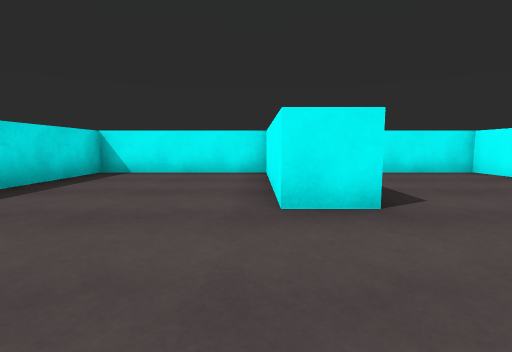
[1] (above)

21 first-person views from a walk through a scene from a Unity 3-D project. The camera is 0.62 m above the floor, tilts 6° down and sees 85° across. The floor is counted in squares, 1 m on a side. Each view is taken from the middle of a square. On the plan, view 1 faces up. The plan holds only what a view shows up to about 9 squares ahead; the rest is blank. The place goes on beyond the plan.

[2]
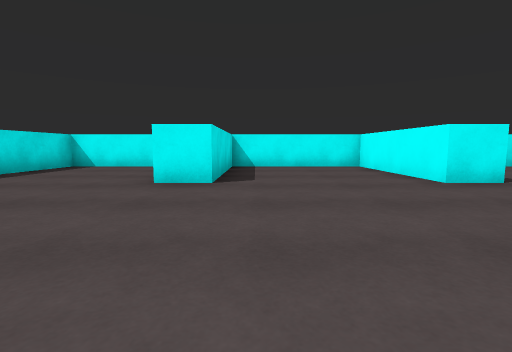

[3]
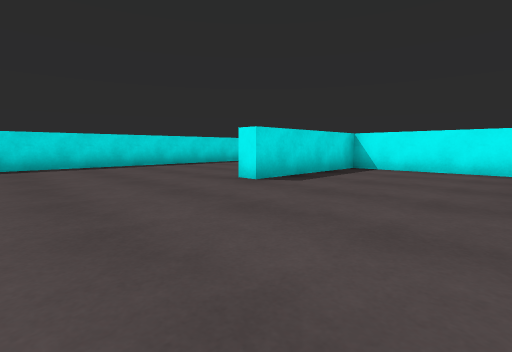

[4]
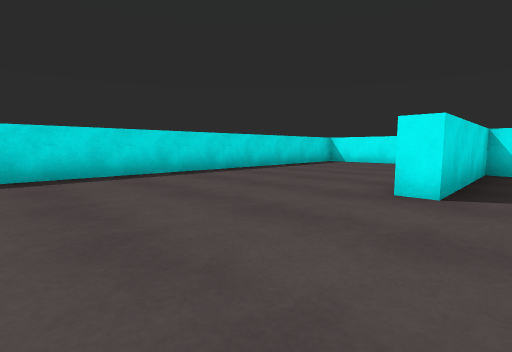

[5]
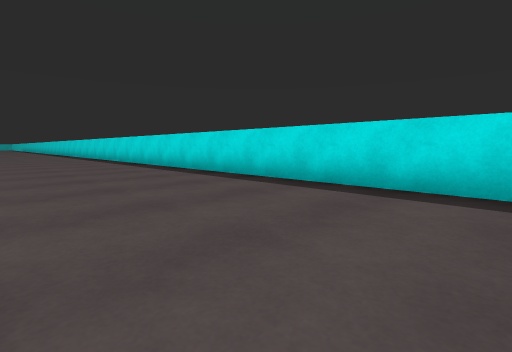

[6]
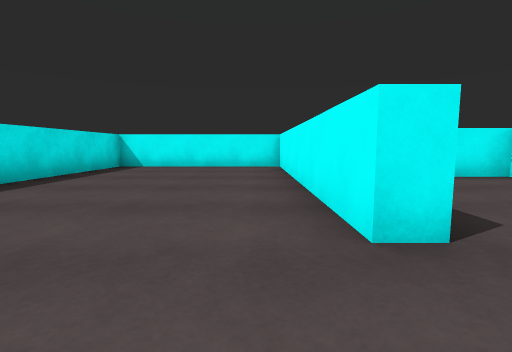

[7]
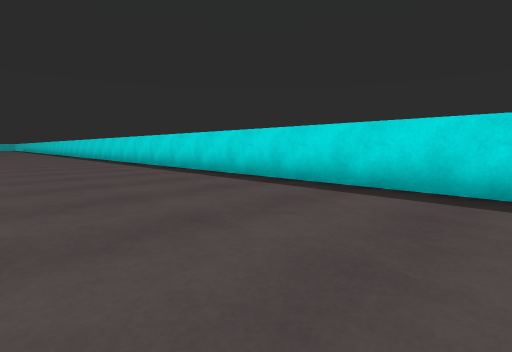

[8]
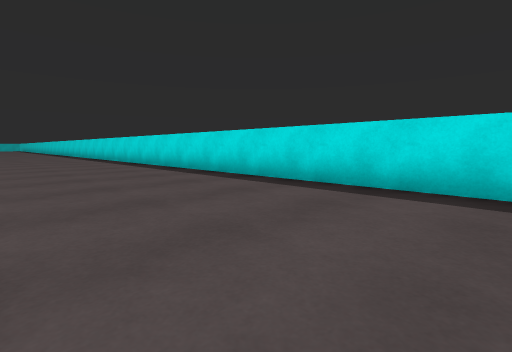

[9]
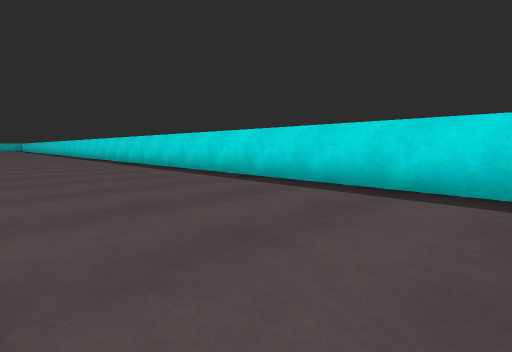

[10]
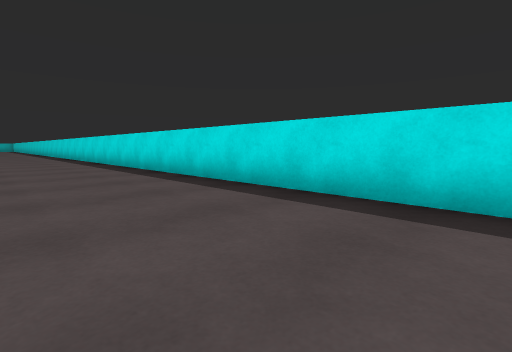

[11]
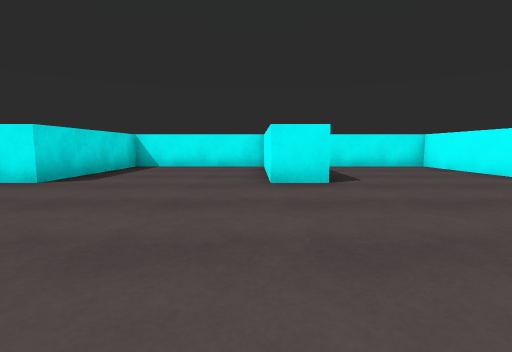

[12]
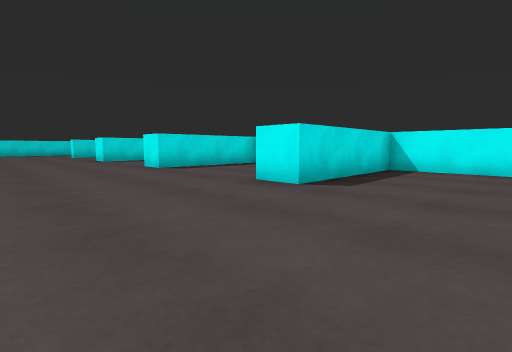

[13]
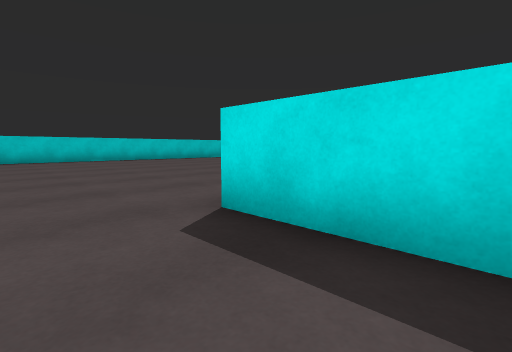

[14]
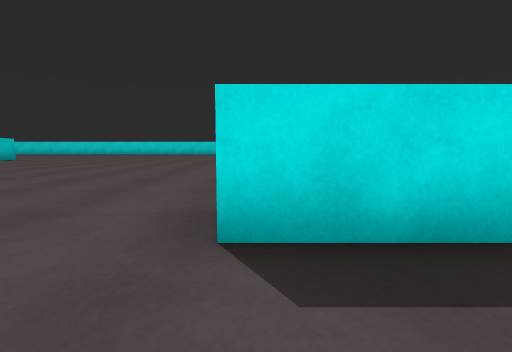

[15]
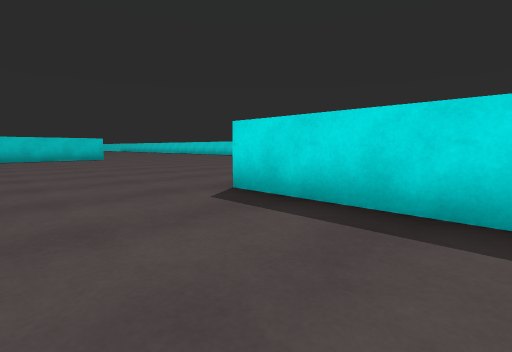

[16]
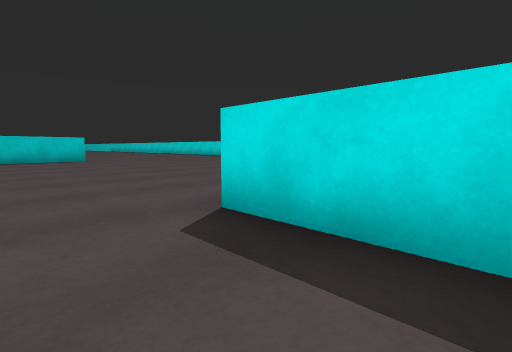

[17]
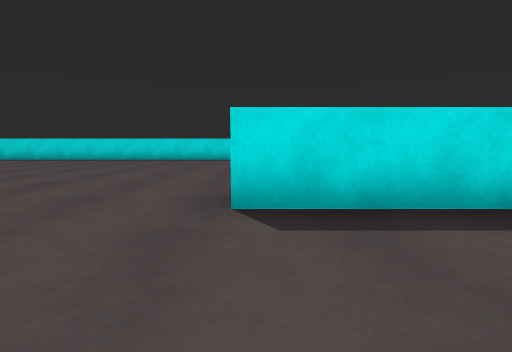

[18]
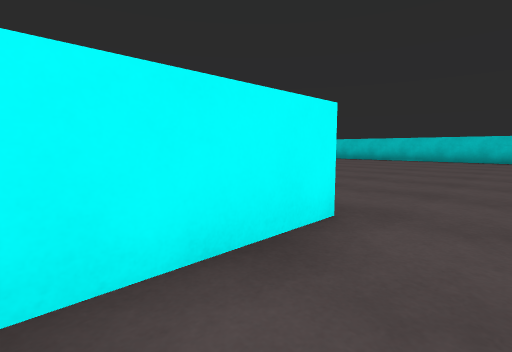

[19]
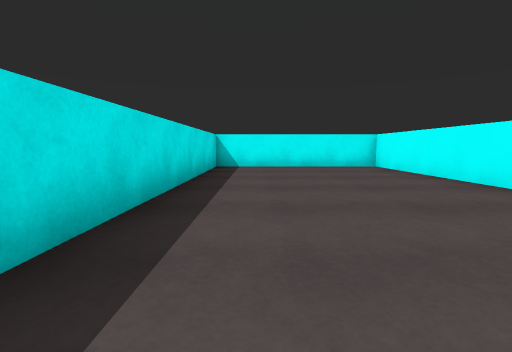

[20]
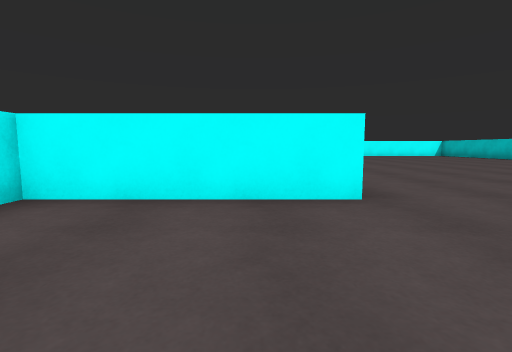

[21]
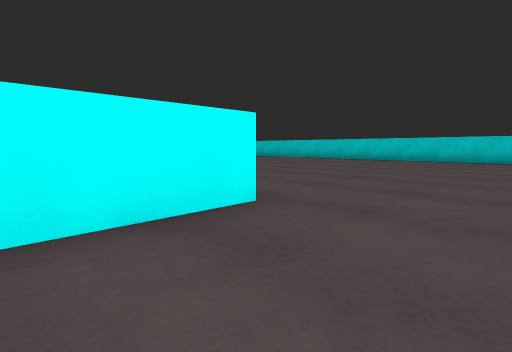

### Floor plan
Points are (right, up) in squares from view 1. A wall is a line through its corners. A room is listed if a view was taken in it or the views show most of it. See-through windows are left out.
Room 1 (views 1, 2, 3, 4, 5, 6, 7, 8, 9, 10, 11, 12, 13, 14, 15, 16, 17, 18, 19, 20, 21)
walls: (-4.6, 6.8) (-8.7, 6.8) (-8.7, 2.8) (-9.2, 2.8) (-9.2, 9.7) (-14.3, 9.7) (-14.3, -24.5); (10.3, 5.9) (10.3, 6.8) (6.2, 6.8) (6.2, 2.8) (5.2, 2.8) (5.2, 6.8) (1.3, 6.8) (1.3, 2.8) (0.2, 2.8) (0.2, 6.8) (-3.8, 6.8) (-3.8, 2.8) (-4.8, 2.8)

Where each view was taken, in squares from view 1:
view 1: 0 up, 0 right, facing up
view 2: 2 down, 3 left, facing up
view 3: 1 down, 5 left, facing up-left
view 4: 1 down, 8 left, facing up-left
view 5: 1 up, 10 left, facing down-left
view 6: 1 up, 10 left, facing up
view 7: 4 down, 10 left, facing down-left
view 8: 10 down, 10 left, facing down-left
view 9: 13 down, 10 left, facing down-left
view 10: 15 down, 11 left, facing down-left
view 11: 2 down, 5 right, facing up
view 12: 1 down, 9 right, facing up-left
view 13: 5 up, 8 right, facing down-left
view 14: 3 up, 8 right, facing left
view 15: 6 up, 1 left, facing down-left
view 16: 5 up, 2 left, facing down-left
view 17: 3 up, 1 left, facing left
view 18: 5 up, 1 left, facing down-right
view 19: 1 up, 13 left, facing up
view 20: 4 up, 2 right, facing right
view 21: 5 up, 3 right, facing down-right
